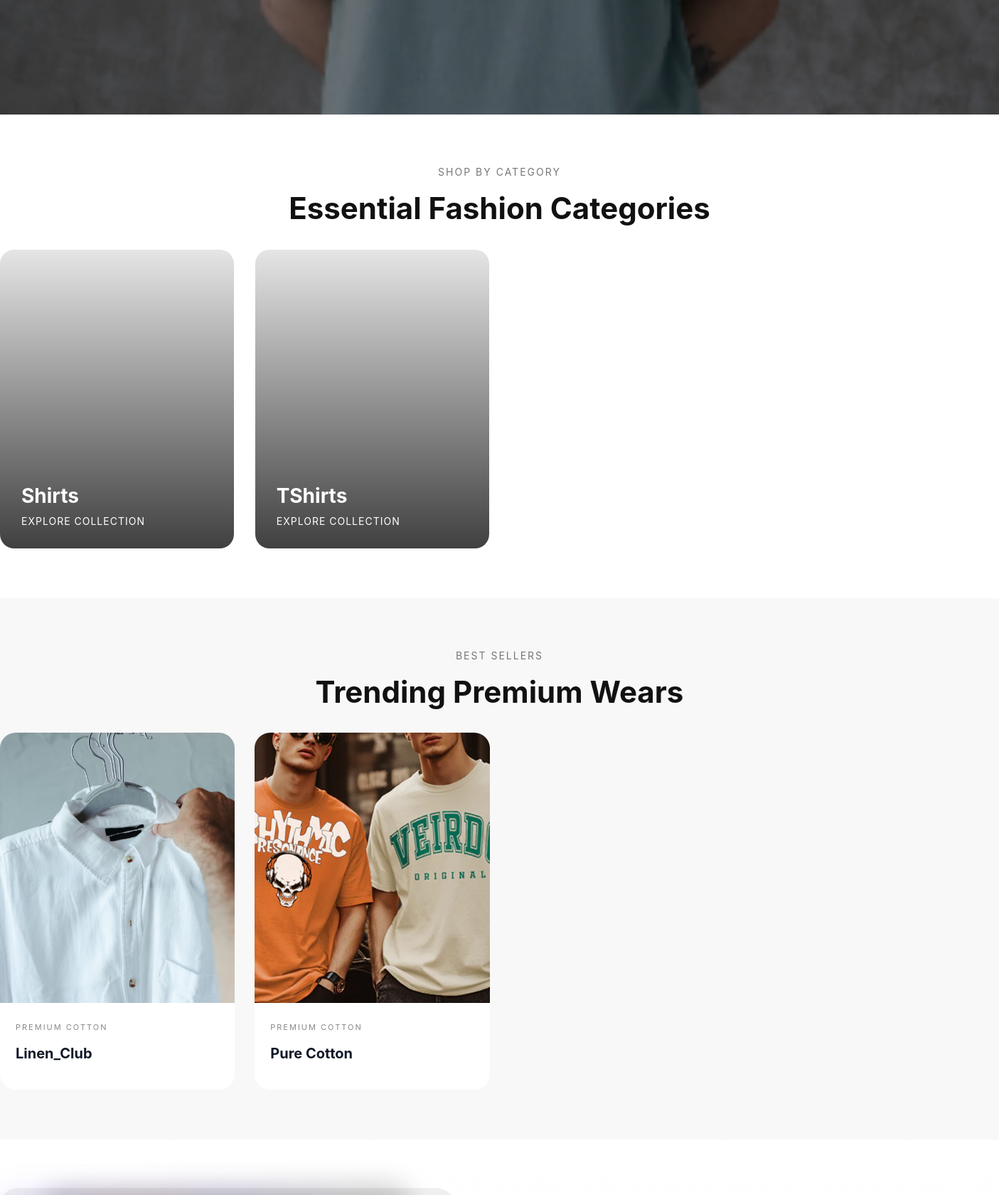
The app's page / (middle part), older data.
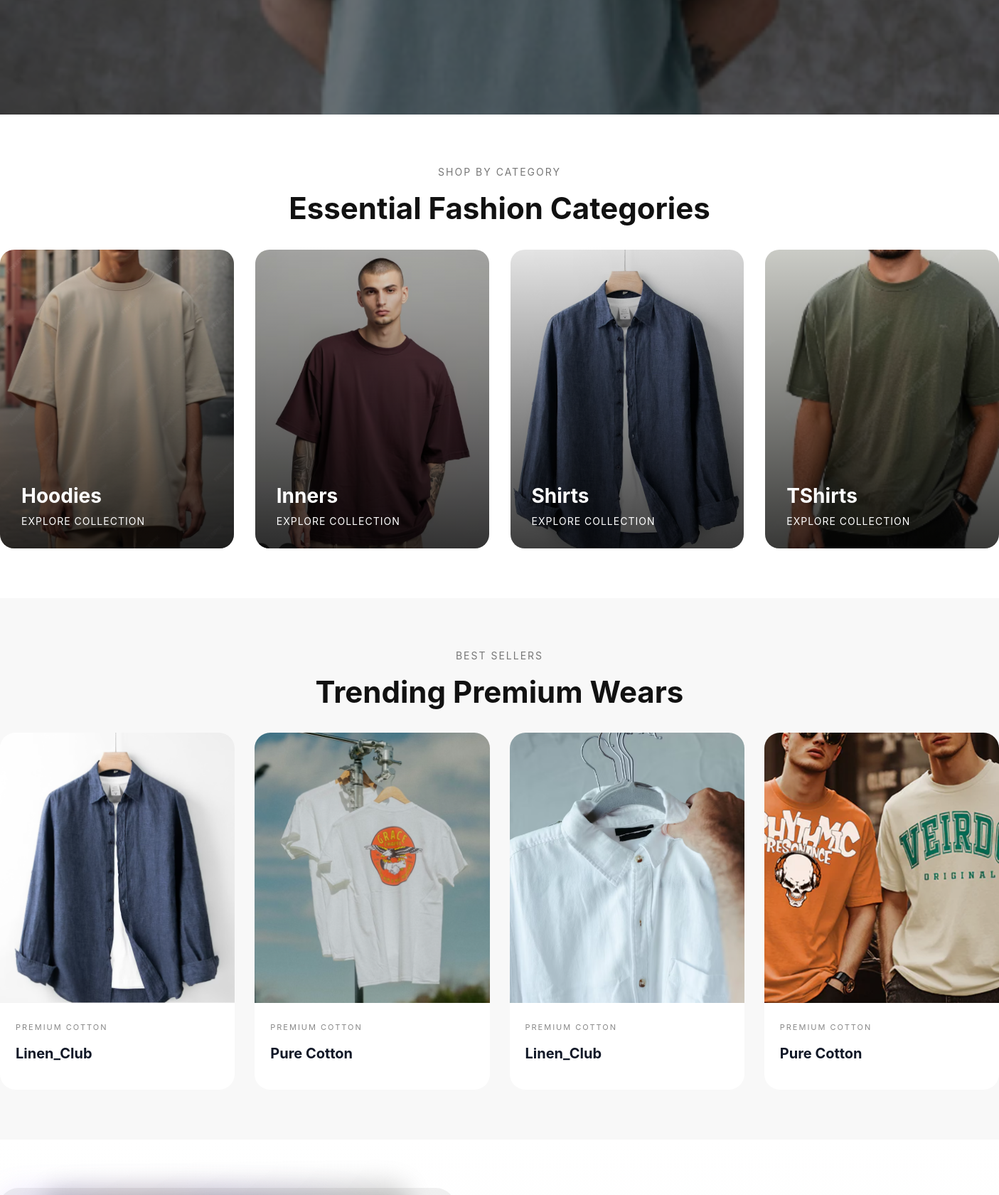
The same page, newer data.
### products/models.py (models this page shows, shortened)
class BaseModel(models.Model):
    created_at = models.DateTimeField(
        auto_now_add=True
    )
    updated_at = models.DateTimeField(
        auto_now=True
    )
    class Meta:
        abstract = True

class Category(BaseModel):
    name = models.CharField(
        max_length=100,
        unique=True
    )
    slug = models.SlugField(
        unique=True,
        blank=True
    )
    image = models.ImageField(
        upload_to='categories/',
        blank=True,
        null=True
    )
    is_active = models.BooleanField(default=True)
    class Meta:
        verbose_name_plural = "Categories"
        ordering = ['name']
        indexes = [
            models.Index(fields=['slug']),
            models.Index(fields=['is_active']),
        ]

class Product(BaseModel):
    STATUS_CHOICES = (
        ('draft', 'Draft'),
        ('published', 'Published'),
        ('out_of_stock', 'Out Of Stock'),
    )
    id = models.UUIDField(
        primary_key=True,
        default=uuid.uuid4,
        editable=False
    )
    category = models.ForeignKey(
        Category,
        on_delete=models.CASCADE,
        related_name='products'
    )
    brand = models.ForeignKey(
        Brand,
        on_delete=models.CASCADE,
        related_name='products'
    )
    name = models.CharField(max_length=255)
    slug = models.SlugField(
        unique=True,
        blank=True
    )
    description = models.TextField()
    material = models.CharField(
        max_length=255,
        blank=True,
        null=True
    )
    minimum_order_quantity = models.PositiveIntegerField(
        default=1
    )
    status = models.CharField(
        max_length=20,
        choices=STATUS_CHOICES,
        default='draft'
    )
    is_featured = models.BooleanField(default=False)
    is_active = models.BooleanField(default=True)
    meta_title = models.CharField(
        max_length=255,
        blank=True,
        null=True
    )
    meta_description = models.TextField(
        blank=True,
        null=True
    )
    class Meta:
        ordering = ['-created_at']
        indexes = [
            models.Index(fields=['slug']),
            models.Index(fields=['status']),
            models.Index(fields=['is_active']),
        ]
    @property
    def primary_image(self):
        return self.images.filter(is_primary=True).first()

class ProductImage(BaseModel):
    product = models.ForeignKey(
        Product,
        on_delete=models.CASCADE,
        related_name='images'
    )
    image = models.ImageField(
        upload_to='products/'
    )
    is_primary = models.BooleanField(default=False)
    class Meta:
        ordering = ['-is_primary']

### home/views.py (the view)
# urls.py: path("", home_view, name="home"),
def home_view(request):
    categories = Category.objects.filter(
        is_active=True
    ).order_by(
        "name"
    )[:6]
    best_sellers = Product.objects.filter(
        is_active=True
    ).select_related(
        "category"
    ).order_by(
        "-created_at"
    )[:8]
    context = {
        "categories": categories,
        "best_sellers": best_sellers,
    }
    return render(
        request,
        "home/home.html",
        context
    )

### home/context_processors.py (called while the page is built)
def global_data(request):
    return {
        "categories": Category.objects.all()
    }

### home/templates/home/home.html (shortened to what this page needs)
{% extends "home/base.html" %}
{% block content %}
{% load static %}
<section class="brand-hero">
    <div class="hero-slider">
        <div class="hero-slide active">
            <img
                src="{% static 'home/images/hero1.jpg' %}"
                alt="Premium Cotton Wear"
            >
            <div class="hero-overlay"></div>
        </div>
    </div>
</section>
<section class="category-section">
    <div class="section-header">
        <span>SHOP BY CATEGORY</span>
        <h2>
            Essential Fashion Categories
        </h2>
    </div>
    <div class="category-grid">
  {% for category in categories|slice:":4" %}
    <a
        href="/products/?category={{ category.slug }}"
        class="category-card"
    >
        {% if category.image %}
        <img
            src="{{ category.image.url }}"
            alt="{{ category.name }}"
        >
        {% endif %}
        <div class="category-overlay">
            <h3>
                {{ category.name }}
            </h3>
            <span>
                Explore Collection
            </span>
        </div>
    </a>
    {% endfor %}
</div>
</section>
<section class="featured-section">
    <div class="section-header">
        <span>BEST SELLERS</span>
        <h2>
            Trending Premium Wears
        </h2>
    </div>
    <div class="product-grid">
        {% for product in best_sellers %}
        <div class="product-card">
            <div class="product-image-wrapper">
                <a href="{% url 'product_detail' product.slug %}">
                    {% if product.primary_image %}
                    <img
                        src="{{ product.primary_image.image.url }}"
                        alt="{{ product.name }}"
                        class="product-image"
                    >
                    {% else %}
                    <img
                        src="{% static 'home/images/no-image.png' %}"
                        alt="No Image"
                        class="product-image"
                    >
                    {% endif %}
                </a>
            </div>
            <div class="product-content">
                <span class="product-brand">
                    PREMIUM COTTON
                </span>
                <h3>
                    {{ product.name }}
                </h3>
            </div>
        </div>
        {% endfor %}
    </div>
</section>
<section class="brand-story">
</section>
{% endblock %}

Row changes from the older to the newer data that the page shows:
added Category: image (picture), name "Hoodies"
added Category: image (picture), name "Inners"
changed Category "Shirts": image: picture added
changed Category "TShirts": image: picture added
added Product: primary_image.image (picture), name "Linen_Club"
added Product: primary_image.image (picture), name "Pure Cotton"
